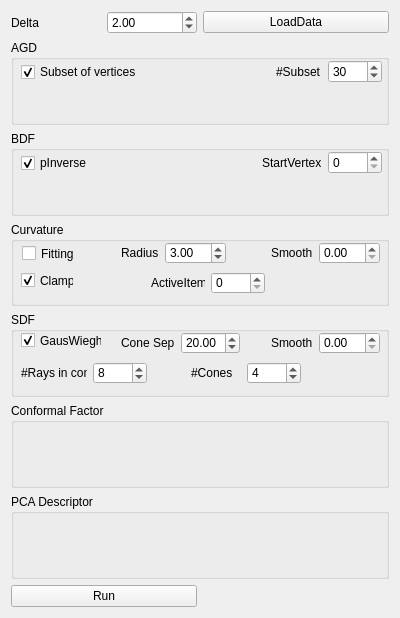
<?xml version="1.0" encoding="UTF-8"?>
<ui version="4.0">
 <class>BatchProcWidget</class>
 <widget class="QWidget" name="BatchProcWidget">
  <property name="geometry">
   <rect>
    <x>0</x>
    <y>0</y>
    <width>400</width>
    <height>618</height>
   </rect>
  </property>
  <property name="minimumSize">
   <size>
    <width>400</width>
    <height>0</height>
   </size>
  </property>
  <property name="maximumSize">
   <size>
    <width>400</width>
    <height>16777215</height>
   </size>
  </property>
  <property name="windowTitle">
   <string>Form</string>
  </property>
  <layout class="QGridLayout" name="gridLayout">
   <item row="0" column="0">
    <layout class="QHBoxLayout" name="horizontalLayout">
     <item>
      <widget class="QLabel" name="label">
       <property name="text">
        <string>Delta</string>
       </property>
      </widget>
     </item>
     <item>
      <widget class="QDoubleSpinBox" name="Delta">
       <property name="singleStep">
        <double>0.100000000000000</double>
       </property>
       <property name="value">
        <double>2.000000000000000</double>
       </property>
      </widget>
     </item>
    </layout>
   </item>
   <item row="7" column="0">
    <widget class="QPushButton" name="Run">
     <property name="text">
      <string>Run</string>
     </property>
    </widget>
   </item>
   <item row="5" column="0" colspan="2">
    <widget class="QGroupBox" name="groupBox_4">
     <property name="title">
      <string>Conformal Factor</string>
     </property>
    </widget>
   </item>
   <item row="3" column="0" colspan="2">
    <widget class="QGroupBox" name="groupBox_2">
     <property name="title">
      <string>Curvature</string>
     </property>
     <widget class="QCheckBox" name="Clamp">
      <property name="geometry">
       <rect>
        <x>10</x>
        <y>50</y>
        <width>53</width>
        <height>17</height>
       </rect>
      </property>
      <property name="text">
       <string>Clamp</string>
      </property>
      <property name="checked">
       <bool>true</bool>
      </property>
     </widget>
     <widget class="QWidget" name="layoutWidget_3">
      <property name="geometry">
       <rect>
        <x>110</x>
        <y>20</y>
        <width>105</width>
        <height>22</height>
       </rect>
      </property>
      <layout class="QHBoxLayout" name="horizontalLayout_6">
       <item>
        <widget class="QLabel" name="label_4">
         <property name="text">
          <string>Radius</string>
         </property>
        </widget>
       </item>
       <item>
        <widget class="QDoubleSpinBox" name="radius">
         <property name="decimals">
          <number>2</number>
         </property>
         <property name="maximum">
          <double>1000.000000000000000</double>
         </property>
         <property name="singleStep">
          <double>0.100000000000000</double>
         </property>
         <property name="value">
          <double>3.000000000000000</double>
         </property>
        </widget>
       </item>
      </layout>
     </widget>
     <widget class="QWidget" name="layoutWidget_4">
      <property name="geometry">
       <rect>
        <x>260</x>
        <y>20</y>
        <width>109</width>
        <height>22</height>
       </rect>
      </property>
      <layout class="QHBoxLayout" name="horizontalLayout_7">
       <item>
        <widget class="QLabel" name="label_5">
         <property name="text">
          <string>Smooth</string>
         </property>
        </widget>
       </item>
       <item>
        <widget class="QDoubleSpinBox" name="cSmooth">
         <property name="decimals">
          <number>2</number>
         </property>
         <property name="maximum">
          <double>1000.000000000000000</double>
         </property>
         <property name="singleStep">
          <double>0.100000000000000</double>
         </property>
         <property name="value">
          <double>0.000000000000000</double>
         </property>
        </widget>
       </item>
      </layout>
     </widget>
     <widget class="QWidget" name="layoutWidget_5">
      <property name="geometry">
       <rect>
        <x>140</x>
        <y>50</y>
        <width>114</width>
        <height>22</height>
       </rect>
      </property>
      <layout class="QHBoxLayout" name="horizontalLayout_8">
       <item>
        <widget class="QLabel" name="label_6">
         <property name="text">
          <string>ActiveItems</string>
         </property>
        </widget>
       </item>
       <item>
        <widget class="QDoubleSpinBox" name="activeItem">
         <property name="decimals">
          <number>0</number>
         </property>
         <property name="maximum">
          <double>1000.000000000000000</double>
         </property>
         <property name="singleStep">
          <double>1.000000000000000</double>
         </property>
         <property name="value">
          <double>0.000000000000000</double>
         </property>
        </widget>
       </item>
      </layout>
     </widget>
     <widget class="QCheckBox" name="Fitting">
      <property name="geometry">
       <rect>
        <x>11</x>
        <y>23</y>
        <width>53</width>
        <height>17</height>
       </rect>
      </property>
      <property name="text">
       <string>Fitting</string>
      </property>
      <property name="checked">
       <bool>false</bool>
      </property>
     </widget>
     <zorder>Fitting</zorder>
     <zorder>Clamp</zorder>
     <zorder>layoutWidget_3</zorder>
     <zorder>layoutWidget_4</zorder>
     <zorder>layoutWidget_5</zorder>
    </widget>
   </item>
   <item row="4" column="0" colspan="2">
    <widget class="QGroupBox" name="groupBox_3">
     <property name="title">
      <string>SDF</string>
     </property>
     <widget class="QWidget" name="layoutWidget_6">
      <property name="geometry">
       <rect>
        <x>260</x>
        <y>20</y>
        <width>109</width>
        <height>22</height>
       </rect>
      </property>
      <layout class="QHBoxLayout" name="horizontalLayout_12">
       <item>
        <widget class="QLabel" name="label_10">
         <property name="text">
          <string>Smooth</string>
         </property>
        </widget>
       </item>
       <item>
        <widget class="QDoubleSpinBox" name="sSmooth">
         <property name="decimals">
          <number>2</number>
         </property>
         <property name="maximum">
          <double>1000.000000000000000</double>
         </property>
         <property name="singleStep">
          <double>0.100000000000000</double>
         </property>
         <property name="value">
          <double>0.000000000000000</double>
         </property>
        </widget>
       </item>
      </layout>
     </widget>
     <widget class="QCheckBox" name="gausWeight">
      <property name="geometry">
       <rect>
        <x>10</x>
        <y>20</y>
        <width>81</width>
        <height>17</height>
       </rect>
      </property>
      <property name="text">
       <string>GausWieght</string>
      </property>
      <property name="checked">
       <bool>true</bool>
      </property>
     </widget>
     <widget class="QWidget" name="layoutWidget_7">
      <property name="geometry">
       <rect>
        <x>110</x>
        <y>20</y>
        <width>119</width>
        <height>22</height>
       </rect>
      </property>
      <layout class="QHBoxLayout" name="horizontalLayout_13">
       <item>
        <widget class="QLabel" name="label_11">
         <property name="text">
          <string>Cone Sep</string>
         </property>
        </widget>
       </item>
       <item>
        <widget class="QDoubleSpinBox" name="radius_6">
         <property name="decimals">
          <number>2</number>
         </property>
         <property name="maximum">
          <double>1000.000000000000000</double>
         </property>
         <property name="singleStep">
          <double>0.100000000000000</double>
         </property>
         <property name="value">
          <double>20.000000000000000</double>
         </property>
        </widget>
       </item>
      </layout>
     </widget>
     <widget class="QWidget" name="layoutWidget_8">
      <property name="geometry">
       <rect>
        <x>180</x>
        <y>50</y>
        <width>110</width>
        <height>22</height>
       </rect>
      </property>
      <layout class="QHBoxLayout" name="horizontalLayout_14">
       <item>
        <widget class="QLabel" name="label_12">
         <property name="text">
          <string>#Cones</string>
         </property>
        </widget>
       </item>
       <item>
        <widget class="QDoubleSpinBox" name="nCones">
         <property name="decimals">
          <number>0</number>
         </property>
         <property name="maximum">
          <double>1000.000000000000000</double>
         </property>
         <property name="singleStep">
          <double>1.000000000000000</double>
         </property>
         <property name="value">
          <double>4.000000000000000</double>
         </property>
        </widget>
       </item>
      </layout>
     </widget>
     <widget class="QWidget" name="layoutWidget_9">
      <property name="geometry">
       <rect>
        <x>10</x>
        <y>50</y>
        <width>126</width>
        <height>22</height>
       </rect>
      </property>
      <layout class="QHBoxLayout" name="horizontalLayout_15">
       <item>
        <widget class="QLabel" name="label_13">
         <property name="text">
          <string>#Rays in cone</string>
         </property>
        </widget>
       </item>
       <item>
        <widget class="QDoubleSpinBox" name="rayInCone">
         <property name="decimals">
          <number>0</number>
         </property>
         <property name="maximum">
          <double>1000.000000000000000</double>
         </property>
         <property name="singleStep">
          <double>1.000000000000000</double>
         </property>
         <property name="value">
          <double>8.000000000000000</double>
         </property>
        </widget>
       </item>
      </layout>
     </widget>
    </widget>
   </item>
   <item row="0" column="1">
    <widget class="QPushButton" name="LoadData">
     <property name="text">
      <string>LoadData</string>
     </property>
    </widget>
   </item>
   <item row="2" column="0" colspan="2">
    <widget class="QGroupBox" name="groupBox">
     <property name="title">
      <string>BDF</string>
     </property>
     <widget class="QWidget" name="layoutWidget_2">
      <property name="geometry">
       <rect>
        <x>10</x>
        <y>20</y>
        <width>361</width>
        <height>24</height>
       </rect>
      </property>
      <layout class="QHBoxLayout" name="horizontalLayout_4">
       <item>
        <widget class="QCheckBox" name="pInverse">
         <property name="text">
          <string>pInverse</string>
         </property>
         <property name="checked">
          <bool>true</bool>
         </property>
        </widget>
       </item>
       <item>
        <spacer name="horizontalSpacer_2">
         <property name="orientation">
          <enum>Qt::Horizontal</enum>
         </property>
         <property name="sizeHint" stdset="0">
          <size>
           <width>88</width>
           <height>20</height>
          </size>
         </property>
        </spacer>
       </item>
       <item>
        <layout class="QHBoxLayout" name="horizontalLayout_5">
         <item>
          <widget class="QLabel" name="label_3">
           <property name="text">
            <string>StartVertex</string>
           </property>
          </widget>
         </item>
         <item>
          <widget class="QDoubleSpinBox" name="startVertex">
           <property name="decimals">
            <number>0</number>
           </property>
           <property name="maximum">
            <double>1000.000000000000000</double>
           </property>
           <property name="singleStep">
            <double>1.000000000000000</double>
           </property>
           <property name="value">
            <double>0.000000000000000</double>
           </property>
          </widget>
         </item>
        </layout>
       </item>
      </layout>
     </widget>
    </widget>
   </item>
   <item row="1" column="0" colspan="2">
    <widget class="QGroupBox" name="AGD">
     <property name="title">
      <string>AGD</string>
     </property>
     <widget class="QWidget" name="layoutWidget">
      <property name="geometry">
       <rect>
        <x>10</x>
        <y>20</y>
        <width>361</width>
        <height>24</height>
       </rect>
      </property>
      <layout class="QHBoxLayout" name="horizontalLayout_3">
       <item>
        <widget class="QCheckBox" name="isSubset">
         <property name="text">
          <string>Subset of vertices</string>
         </property>
         <property name="checked">
          <bool>true</bool>
         </property>
        </widget>
       </item>
       <item>
        <spacer name="horizontalSpacer">
         <property name="orientation">
          <enum>Qt::Horizontal</enum>
         </property>
         <property name="sizeHint" stdset="0">
          <size>
           <width>88</width>
           <height>20</height>
          </size>
         </property>
        </spacer>
       </item>
       <item>
        <layout class="QHBoxLayout" name="horizontalLayout_2">
         <item>
          <widget class="QLabel" name="label_2">
           <property name="text">
            <string>#Subset</string>
           </property>
          </widget>
         </item>
         <item>
          <widget class="QDoubleSpinBox" name="nSubset">
           <property name="decimals">
            <number>0</number>
           </property>
           <property name="maximum">
            <double>1000.000000000000000</double>
           </property>
           <property name="singleStep">
            <double>1.000000000000000</double>
           </property>
           <property name="value">
            <double>30.000000000000000</double>
           </property>
          </widget>
         </item>
        </layout>
       </item>
      </layout>
     </widget>
    </widget>
   </item>
   <item row="6" column="0" colspan="2">
    <widget class="QGroupBox" name="groupBox_5">
     <property name="title">
      <string>PCA Descriptor</string>
     </property>
    </widget>
   </item>
  </layout>
 </widget>
 <resources/>
 <connections/>
</ui>
